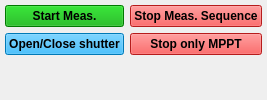
                 <widget class="QWidget" name="tab_6">
                  <attribute name="title">
                   <string>Meas.</string>
                  </attribute>
                  <layout class="QGridLayout" name="gridLayout_4">
                   <property name="leftMargin">
                    <number>5</number>
                   </property>
                   <property name="topMargin">
                    <number>5</number>
                   </property>
                   <property name="rightMargin">
                    <number>5</number>
                   </property>
                   <property name="bottomMargin">
                    <number>5</number>
                   </property>
                   <item row="0" column="1">
                    <widget class="QPushButton" name="pushButton_StopMeas">
                     <property name="palette">
                      <palette>
                       <active>
                        <colorrole role="Button">
                         <brush brushstyle="SolidPattern">
                          <color alpha="255">
                           <red>255</red>
                           <green>39</green>
                           <blue>39</blue>
                          </color>
                         </brush>
                        </colorrole>
                        <colorrole role="Base">
                         <brush brushstyle="SolidPattern">
                          <color alpha="255">
                           <red>255</red>
                           <green>39</green>
                           <blue>39</blue>
                          </color>
                         </brush>
                        </colorrole>
                        <colorrole role="Window">
                         <brush brushstyle="SolidPattern">
                          <color alpha="255">
                           <red>255</red>
                           <green>39</green>
                           <blue>39</blue>
                          </color>
                         </brush>
                        </colorrole>
                       </active>
                       <inactive>
                        <colorrole role="Button">
                         <brush brushstyle="SolidPattern">
                          <color alpha="255">
                           <red>255</red>
                           <green>39</green>
                           <blue>39</blue>
                          </color>
                         </brush>
                        </colorrole>
                        <colorrole role="Base">
                         <brush brushstyle="SolidPattern">
                          <color alpha="255">
                           <red>255</red>
                           <green>39</green>
                           <blue>39</blue>
                          </color>
                         </brush>
                        </colorrole>
                        <colorrole role="Window">
                         <brush brushstyle="SolidPattern">
                          <color alpha="255">
                           <red>255</red>
                           <green>39</green>
                           <blue>39</blue>
                          </color>
                         </brush>
                        </colorrole>
                       </inactive>
                       <disabled>
                        <colorrole role="Button">
                         <brush brushstyle="SolidPattern">
                          <color alpha="255">
                           <red>255</red>
                           <green>39</green>
                           <blue>39</blue>
                          </color>
                         </brush>
                        </colorrole>
                        <colorrole role="Base">
                         <brush brushstyle="SolidPattern">
                          <color alpha="255">
                           <red>255</red>
                           <green>39</green>
                           <blue>39</blue>
                          </color>
                         </brush>
                        </colorrole>
                        <colorrole role="Window">
                         <brush brushstyle="SolidPattern">
                          <color alpha="255">
                           <red>255</red>
                           <green>39</green>
                           <blue>39</blue>
                          </color>
                         </brush>
                        </colorrole>
                       </disabled>
                      </palette>
                     </property>
                     <property name="font">
                      <font>
                       <weight>75</weight>
                       <bold>true</bold>
                      </font>
                     </property>
                     <property name="autoFillBackground">
                      <bool>false</bool>
                     </property>
                     <property name="styleSheet">
                      <string notr="true">background-color: rgb(255, 39, 39);</string>
                     </property>
                     <property name="text">
                      <string>Stop Meas. Sequence</string>
                     </property>
                    </widget>
                   </item>
                   <item row="0" column="0">
                    <widget class="QPushButton" name="pushButton_StartMeas">
                     <property name="palette">
                      <palette>
                       <active>
                        <colorrole role="Button">
                         <brush brushstyle="SolidPattern">
                          <color alpha="255">
                           <red>0</red>
                           <green>170</green>
                           <blue>0</blue>
                          </color>
                         </brush>
                        </colorrole>
                        <colorrole role="Base">
                         <brush brushstyle="SolidPattern">
                          <color alpha="255">
                           <red>0</red>
                           <green>170</green>
                           <blue>0</blue>
                          </color>
                         </brush>
                        </colorrole>
                        <colorrole role="Window">
                         <brush brushstyle="SolidPattern">
                          <color alpha="255">
                           <red>0</red>
                           <green>170</green>
                           <blue>0</blue>
                          </color>
                         </brush>
                        </colorrole>
                       </active>
                       <inactive>
                        <colorrole role="Button">
                         <brush brushstyle="SolidPattern">
                          <color alpha="255">
                           <red>0</red>
                           <green>170</green>
                           <blue>0</blue>
                          </color>
                         </brush>
                        </colorrole>
                        <colorrole role="Base">
                         <brush brushstyle="SolidPattern">
                          <color alpha="255">
                           <red>0</red>
                           <green>170</green>
                           <blue>0</blue>
                          </color>
                         </brush>
                        </colorrole>
                        <colorrole role="Window">
                         <brush brushstyle="SolidPattern">
                          <color alpha="255">
                           <red>0</red>
                           <green>170</green>
                           <blue>0</blue>
                          </color>
                         </brush>
                        </colorrole>
                       </inactive>
                       <disabled>
                        <colorrole role="Button">
                         <brush brushstyle="SolidPattern">
                          <color alpha="255">
                           <red>0</red>
                           <green>170</green>
                           <blue>0</blue>
                          </color>
                         </brush>
                        </colorrole>
                        <colorrole role="Base">
                         <brush brushstyle="SolidPattern">
                          <color alpha="255">
                           <red>0</red>
                           <green>170</green>
                           <blue>0</blue>
                          </color>
                         </brush>
                        </colorrole>
                        <colorrole role="Window">
                         <brush brushstyle="SolidPattern">
                          <color alpha="255">
                           <red>0</red>
                           <green>170</green>
                           <blue>0</blue>
                          </color>
                         </brush>
                        </colorrole>
                       </disabled>
                      </palette>
                     </property>
                     <property name="font">
                      <font>
                       <weight>75</weight>
                       <bold>true</bold>
                      </font>
                     </property>
                     <property name="styleSheet">
                      <string notr="true">background-color: rgb(0, 170, 0);</string>
                     </property>
                     <property name="text">
                      <string>Start Meas.</string>
                     </property>
                    </widget>
                   </item>
                   <item row="2" column="0" colspan="2">
                    <widget class="QLabel" name="label_ongoingmeasurement">
                     <property name="font">
                      <font>
                       <italic>true</italic>
                      </font>
                     </property>
                     <property name="text">
                      <string/>
                     </property>
                    </widget>
                   </item>
                   <item row="1" column="0">
                    <widget class="QPushButton" name="pushButton_OpenCloseShutter">
                     <property name="palette">
                      <palette>
                       <active>
                        <colorrole role="Button">
                         <brush brushstyle="SolidPattern">
                          <color alpha="255">
                           <red>0</red>
                           <green>170</green>
                           <blue>255</blue>
                          </color>
                         </brush>
                        </colorrole>
                        <colorrole role="Base">
                         <brush brushstyle="SolidPattern">
                          <color alpha="255">
                           <red>0</red>
                           <green>170</green>
                           <blue>255</blue>
                          </color>
                         </brush>
                        </colorrole>
                        <colorrole role="Window">
                         <brush brushstyle="SolidPattern">
                          <color alpha="255">
                           <red>0</red>
                           <green>170</green>
                           <blue>255</blue>
                          </color>
                         </brush>
                        </colorrole>
                       </active>
                       <inactive>
                        <colorrole role="Button">
                         <brush brushstyle="SolidPattern">
                          <color alpha="255">
                           <red>0</red>
                           <green>170</green>
                           <blue>255</blue>
                          </color>
                         </brush>
                        </colorrole>
                        <colorrole role="Base">
                         <brush brushstyle="SolidPattern">
                          <color alpha="255">
                           <red>0</red>
                           <green>170</green>
                           <blue>255</blue>
                          </color>
                         </brush>
                        </colorrole>
                        <colorrole role="Window">
                         <brush brushstyle="SolidPattern">
                          <color alpha="255">
                           <red>0</red>
                           <green>170</green>
                           <blue>255</blue>
                          </color>
                         </brush>
                        </colorrole>
                       </inactive>
                       <disabled>
                        <colorrole role="Button">
                         <brush brushstyle="SolidPattern">
                          <color alpha="255">
                           <red>0</red>
                           <green>170</green>
                           <blue>255</blue>
                          </color>
                         </brush>
                        </colorrole>
                        <colorrole role="Base">
                         <brush brushstyle="SolidPattern">
                          <color alpha="255">
                           <red>0</red>
                           <green>170</green>
                           <blue>255</blue>
                          </color>
                         </brush>
                        </colorrole>
                        <colorrole role="Window">
                         <brush brushstyle="SolidPattern">
                          <color alpha="255">
                           <red>0</red>
                           <green>170</green>
                           <blue>255</blue>
                          </color>
                         </brush>
                        </colorrole>
                       </disabled>
                      </palette>
                     </property>
                     <property name="font">
                      <font>
                       <weight>75</weight>
                       <bold>true</bold>
                      </font>
                     </property>
                     <property name="styleSheet">
                      <string notr="true">background-color: rgb(0, 170, 255);</string>
                     </property>
                     <property name="text">
                      <string>Open/Close shutter</string>
                     </property>
                    </widget>
                   </item>
                   <item row="1" column="1">
                    <widget class="QPushButton" name="pushButton_StopMppt">
                     <property name="palette">
                      <palette>
                       <active>
                        <colorrole role="Button">
                         <brush brushstyle="SolidPattern">
                          <color alpha="255">
                           <red>255</red>
                           <green>39</green>
                           <blue>39</blue>
                          </color>
                         </brush>
                        </colorrole>
                        <colorrole role="Base">
                         <brush brushstyle="SolidPattern">
                          <color alpha="255">
                           <red>255</red>
                           <green>39</green>
                           <blue>39</blue>
                          </color>
                         </brush>
                        </colorrole>
                        <colorrole role="Window">
                         <brush brushstyle="SolidPattern">
                          <color alpha="255">
                           <red>255</red>
                           <green>39</green>
                           <blue>39</blue>
                          </color>
                         </brush>
                        </colorrole>
                       </active>
                       <inactive>
                        <colorrole role="Button">
                         <brush brushstyle="SolidPattern">
                          <color alpha="255">
                           <red>255</red>
                           <green>39</green>
                           <blue>39</blue>
                          </color>
                         </brush>
                        </colorrole>
                        <colorrole role="Base">
                         <brush brushstyle="SolidPattern">
                          <color alpha="255">
                           <red>255</red>
                           <green>39</green>
                           <blue>39</blue>
                          </color>
                         </brush>
                        </colorrole>
                        <colorrole role="Window">
                         <brush brushstyle="SolidPattern">
                          <color alpha="255">
                           <red>255</red>
                           <green>39</green>
                           <blue>39</blue>
                          </color>
                         </brush>
                        </colorrole>
                       </inactive>
                       <disabled>
                        <colorrole role="Button">
                         <brush brushstyle="SolidPattern">
                          <color alpha="255">
                           <red>255</red>
                           <green>39</green>
                           <blue>39</blue>
                          </color>
                         </brush>
                        </colorrole>
                        <colorrole role="Base">
                         <brush brushstyle="SolidPattern">
                          <color alpha="255">
                           <red>255</red>
                           <green>39</green>
                           <blue>39</blue>
                          </color>
                         </brush>
                        </colorrole>
                        <colorrole role="Window">
                         <brush brushstyle="SolidPattern">
                          <color alpha="255">
                           <red>255</red>
                           <green>39</green>
                           <blue>39</blue>
                          </color>
                         </brush>
                        </colorrole>
                       </disabled>
                      </palette>
                     </property>
                     <property name="font">
                      <font>
                       <weight>75</weight>
                       <bold>true</bold>
                      </font>
                     </property>
                     <property name="styleSheet">
                      <string notr="true">background-color: rgb(255, 39, 39);</string>
                     </property>
                     <property name="text">
                      <string>Stop only MPPT</string>
                     </property>
                    </widget>
                   </item>
                  </layout>
                 </widget>
